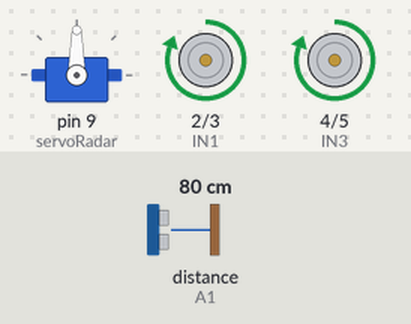
The sketch below on a simulated Arduino Uno, built with avr-gcc and run on an emulated ATmega328P. Shown: servo, motor-driver pin pairs drawn as motors (green arrow = first pin HIGH = forward, orange = second pin HIGH = backward, longer = more drive). Wiring (inferred from the names in the program): ultrasonic range finder: trigger A0; echo A1. The inputs (shaded band) are chosen by the test bench; at power-on: distance to the obstacle (sensor on A1) 80 cm. The echo pulse lasts 58.3 µs per cm.

Above: at 2.2 s.
2.3 s: distance to the obstacle (sensor on A1) set to 24 cm
3.8 s: distance to the obstacle (sensor on A1) set to 19 cm
At 4.7 s:
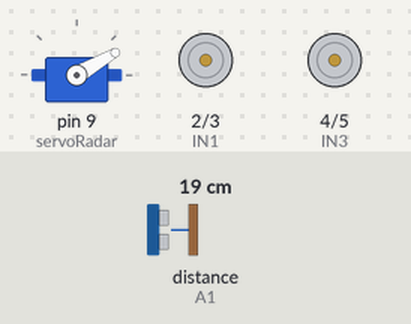
6.8 s: distance to the obstacle (sensor on A1) set to 35 cm
At 7.4 s:
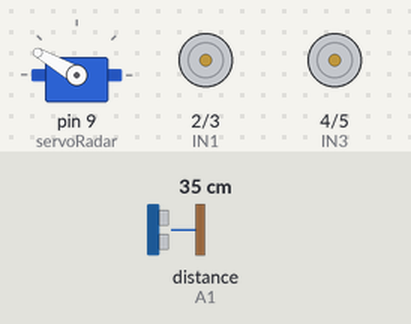
9.7 s: distance to the obstacle (sensor on A1) set to 2 cm
At 11.7 s:
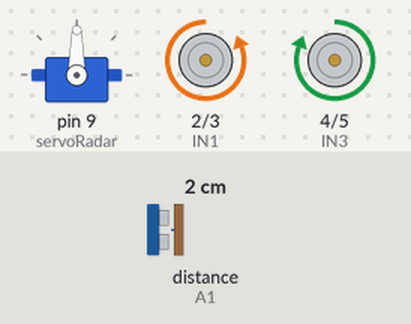
Timing chart, 0 to 13.7 s (numbered marks = the images above; inputs shaded):
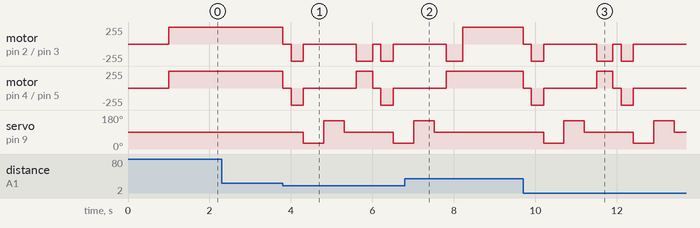

The sketch:

code.ino
```cpp
#include <Servo.h>

// Ultrasonic Sensor Pins
const int TRIG_PIN = A0;
const int ECHO_PIN = A1;

// Motor Driver L298N Pins
const int IN1 = 2;
const int IN2 = 3;
const int IN3 = 4;
const int IN4 = 5;

Servo servoRadar;

void setup() {
  pinMode(TRIG_PIN, OUTPUT);
  pinMode(ECHO_PIN, INPUT);

  pinMode(IN1, OUTPUT);
  pinMode(IN2, OUTPUT);
  pinMode(IN3, OUTPUT);
  pinMode(IN4, OUTPUT);

  servoRadar.attach(9);
  servoRadar.write(90); // Look forward
  delay(1000);
}

long getDistance() {
  digitalWrite(TRIG_PIN, LOW);
  delayMicroseconds(2);
  digitalWrite(TRIG_PIN, HIGH);
  delayMicroseconds(10);
  digitalWrite(TRIG_PIN, LOW);
  long duration = pulseIn(ECHO_PIN, HIGH);
  return duration * 0.034 / 2;
}

void moveForward() {
  digitalWrite(IN1, HIGH);
  digitalWrite(IN2, LOW);
  digitalWrite(IN3, HIGH);
  digitalWrite(IN4, LOW);
}

void moveBackward() {
  digitalWrite(IN1, LOW);
  digitalWrite(IN2, HIGH);
  digitalWrite(IN3, LOW);
  digitalWrite(IN4, HIGH);
}

void turnRight() {
  digitalWrite(IN1, HIGH);
  digitalWrite(IN2, LOW);
  digitalWrite(IN3, LOW);
  digitalWrite(IN4, HIGH);
}

void turnLeft() {
  digitalWrite(IN1, LOW);
  digitalWrite(IN2, HIGH);
  digitalWrite(IN3, HIGH);
  digitalWrite(IN4, LOW);
}

void stopCar() {
  digitalWrite(IN1, LOW);
  digitalWrite(IN2, LOW);
  digitalWrite(IN3, LOW);
  digitalWrite(IN4, LOW);
}

void loop() {
  long distance = getDistance();

  if (distance > 20 || distance == 0) {
    moveForward();
  } else {
    stopCar();
    delay(200);
    moveBackward();
    delay(300);
    stopCar();

    // Scan Right
    servoRadar.write(30);
    delay(500);
    long rightDistance = getDistance();

    // Scan Left
    servoRadar.write(150);
    delay(500);
    long leftDistance = getDistance();

    // Reset Servo Position
    servoRadar.write(90);
    delay(300);

    if (rightDistance > leftDistance) {
      turnRight();
      delay(400);
    } else {
      turnLeft();
      delay(400);
    }
    stopCar();
  }
}
```

Measured:
- the behaviour switches between 22 and 21 cm on distance to the obstacle (sensor on A1) (found by bisection; images 0 and 1)
- after the input at 2.3 s, every drawn part: stays the same
- after the input at 6.8 s, motor on pin 4 (IN3) / pin 5 (IN4): goes on until 7.8 s, then stays forward 255/255; servo on pin 9 (servoRadar): goes on until 7.5 s, then stays 90°
